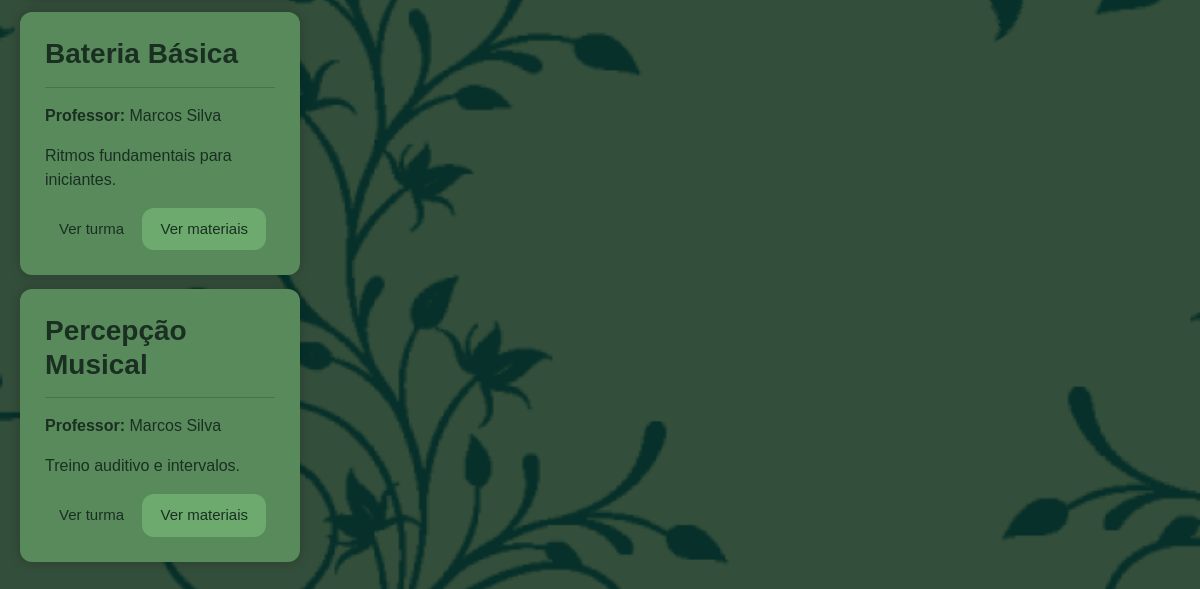
Before: /turmas (signed in, lower part) with the older database file.
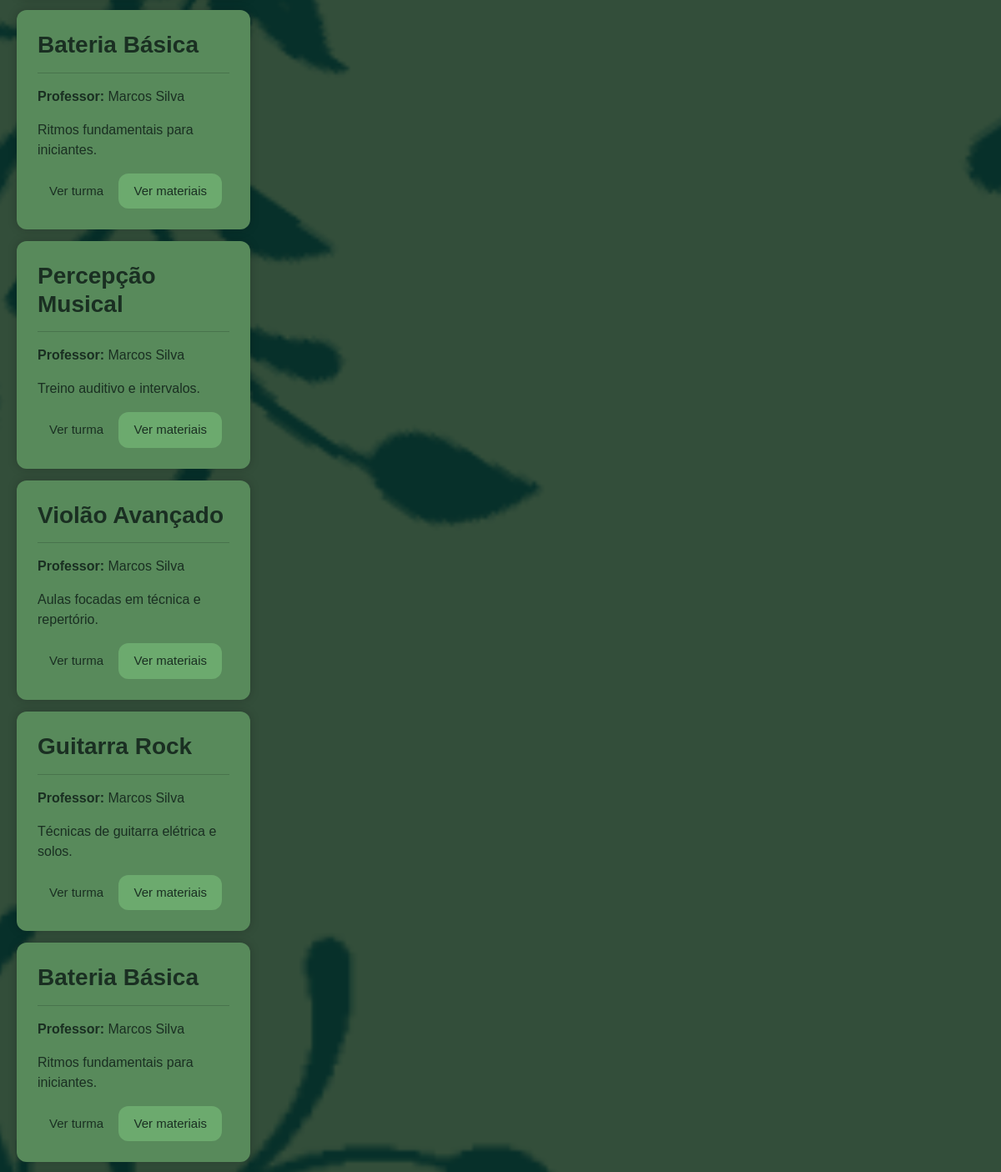
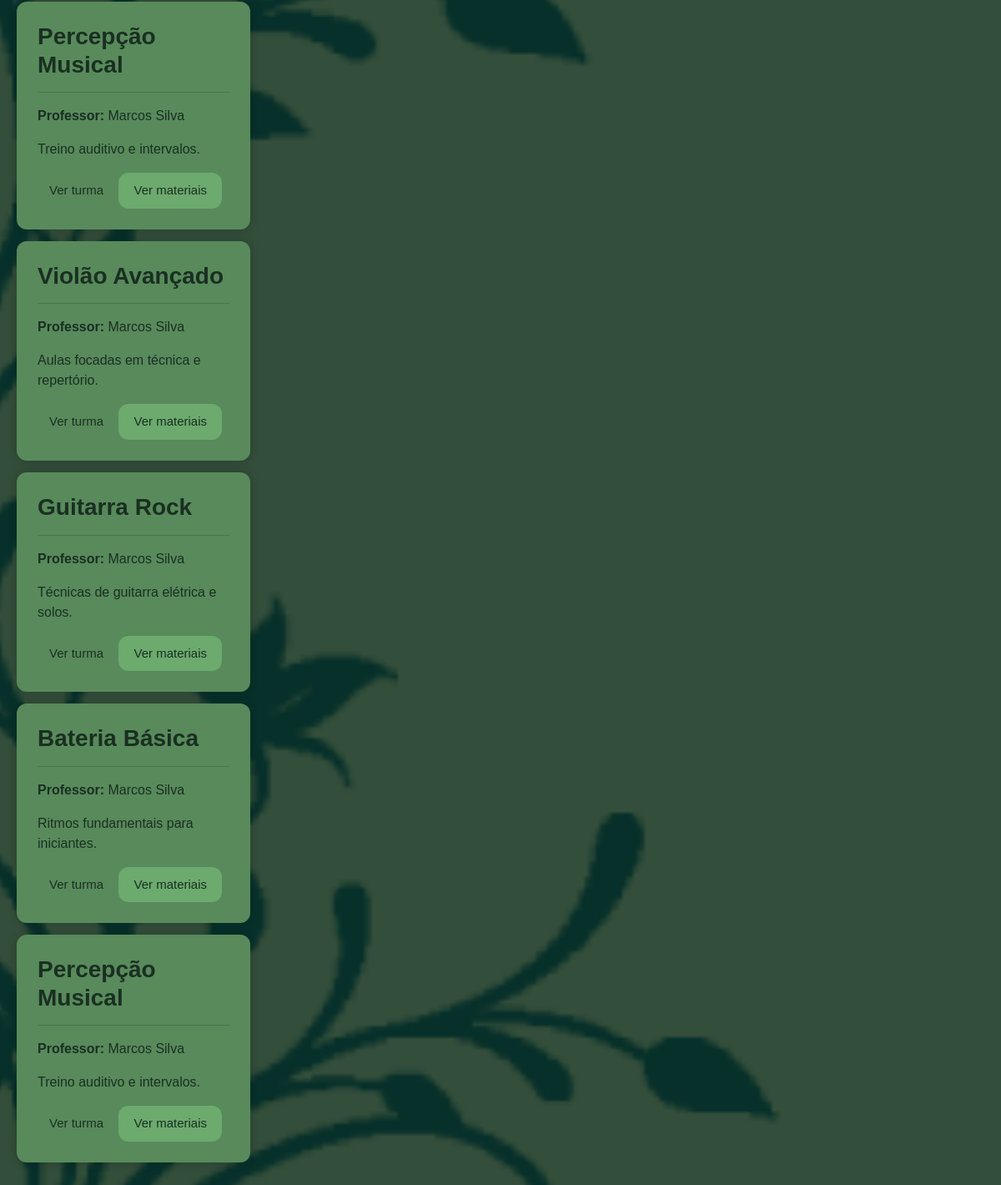
After: the same page with the newer database file (2 pictures, top to bottom).
### tables this page shows
CREATE TABLE Turma (
    id_turma INTEGER PRIMARY KEY AUTOINCREMENT,
    nome TEXT NOT NULL,
    descricao TEXT,
    especialidade TEXT,
    id_professor INTEGER NOT NULL,
    id_escola INTEGER NOT NULL,
    FOREIGN KEY (id_professor) REFERENCES Professor(id_professor),
    FOREIGN KEY (id_escola) REFERENCES Escola(id_escola)
);

CREATE TABLE Professor (
    id_professor INTEGER PRIMARY KEY AUTOINCREMENT,
    nome TEXT NOT NULL,
    email TEXT NOT NULL UNIQUE,
    senha TEXT NOT NULL,
    endereco TEXT,
    telefone TEXT,
    proficiencia TEXT,
    id_escola INTEGER NOT NULL,
    FOREIGN KEY (id_escola) REFERENCES Escola(id_escola)
);

### app.py (the view)
@app.route("/turmas")
def turmas():
    if "aluno_id" not in session:
        return redirect("/")
    id_escola = session["id_escola"]
    turmas = model.listar_turmas_por_escola(id_escola)
    escola = model.buscar_escola(id_escola)
    return render_template("turmas.html", turmas=turmas, escola=escola)

### model.py (called while the page is built)
def conectar():
    return sqlite3.connect("escola.db")

def buscar_escola(id_escola):
    conn = conectar()
    cursor = conn.cursor()
    cursor.execute("""
    SELECT nome, descricao, endereco, telefone
    FROM Escola
    WHERE id_escola = ?
    """, (id_escola,))
    escola = cursor.fetchone()
    conn.close()
    return escola

def listar_turmas_por_escola(id_escola):
    conn = conectar()
    cursor = conn.cursor()
    cursor.execute("""
    SELECT Turma.id_turma, Turma.nome, Turma.descricao, Professor.nome
    FROM Turma
    JOIN Professor ON Turma.id_professor = Professor.id_professor
    WHERE Turma.id_escola = ?
    """, (id_escola,))
    turmas = cursor.fetchall()
    conn.close()
    return turmas

### templates/turmas.html (shortened to what this page needs)
<!DOCTYPE html>
<html lang="pt-br">
<head>
    <link href="https://cdn.jsdelivr.net/npm/bootstrap@5.3.8/dist/css/bootstrap.min.css" rel="stylesheet">
    <link rel="stylesheet" href="{{ url_for('static', filename='style.css') }}">
</head>
<body>
    <div id="container1">
            <br>
        <div style="flex-direction: row;">
            {% for id_turma, nome, descricao, professor in turmas %}
            <div id="divturmas">
                <h3><strong>{{ nome }}</strong></h3>
                <hr>
                <p><strong>Professor:</strong> {{ professor }}</p>
                <p>{{ descricao }}</p>
                <a href="/turma/{{ id_turma }}/pessoas">Ver turma</a>
                <button onclick="toggleMateriais({{ id_turma }})">
                    Ver materiais
                </button>
            </div>
            {% endfor %}
        </div>
</body>
</html>

Changed rows visible on the page:
added Turma: nome "Violão Avançado", nome "Marcos Silva", descricao "Aulas focadas em técnica e repertório."
added Turma: nome "Guitarra Rock", nome "Marcos Silva", descricao "Técnicas de guitarra elétrica e solos."
added Turma: nome "Bateria Básica", nome "Marcos Silva", descricao "Ritmos fundamentais para iniciantes."
added Turma: nome "Percepção Musical", nome "Marcos Silva", descricao "Treino auditivo e intervalos."
added Turma: nome "Violão Avançado", nome "Marcos Silva", descricao "Aulas focadas em técnica e repertório."
added Turma: nome "Guitarra Rock", nome "Marcos Silva", descricao "Técnicas de guitarra elétrica e solos."
added Turma: nome "Bateria Básica", nome "Marcos Silva", descricao "Ritmos fundamentais para iniciantes."
added Turma: nome "Percepção Musical", nome "Marcos Silva", descricao "Treino auditivo e intervalos."
